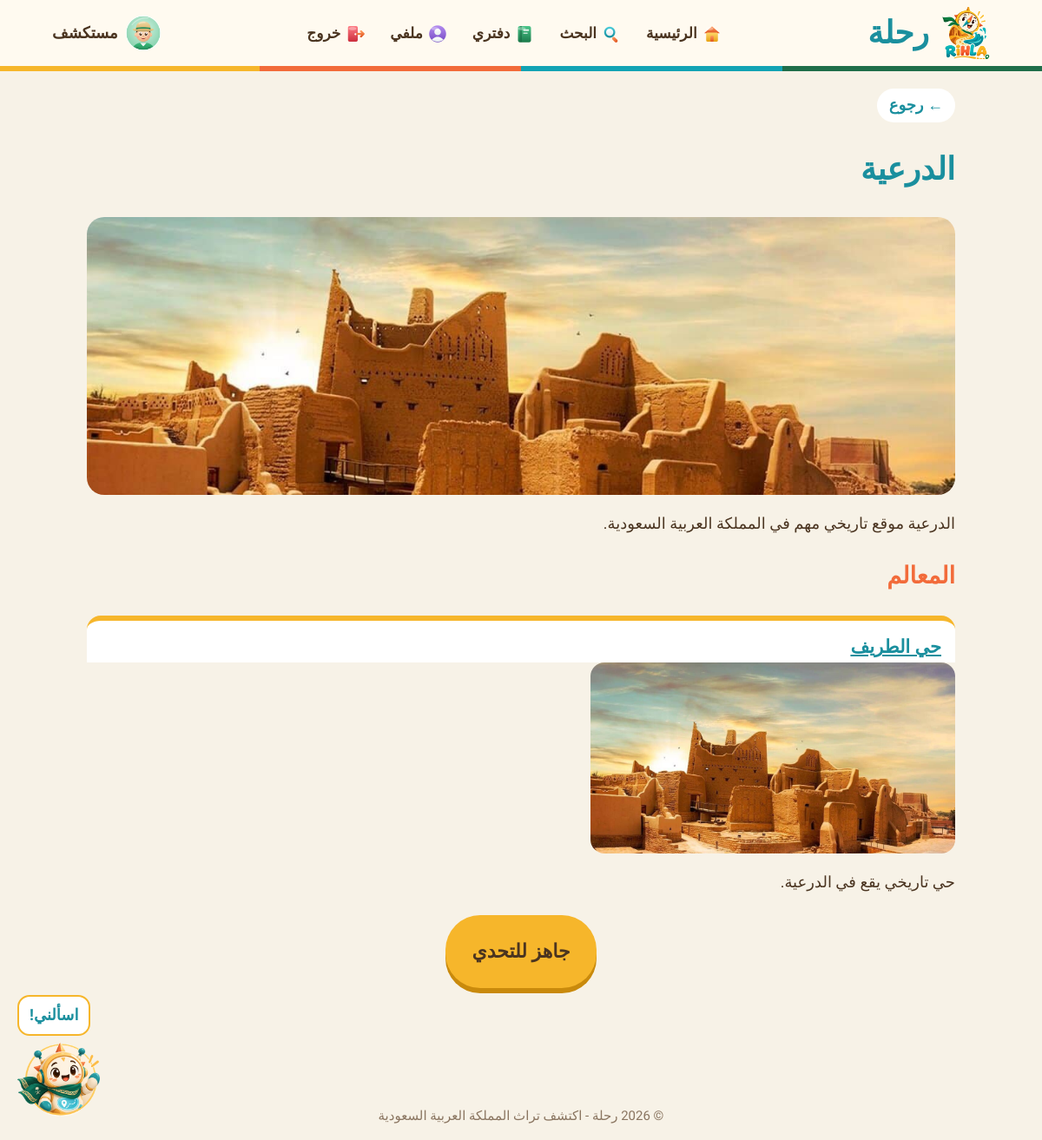
Page /destination.php?id=1 (signed in) on the committed database.
### tables this page shows
CREATE TABLE `child` (
  `userID` int(11) NOT NULL,
  `displayName` varchar(30) NOT NULL,
  `avatar` varchar(50) NOT NULL,
  `totalPoints` int(11) NOT NULL DEFAULT '0'
);

CREATE TABLE `landmark` (
  `landmarkID` int(11) NOT NULL,
  `name` varchar(80) NOT NULL,
  `description` text NOT NULL,
  `imagePath` varchar(255) NOT NULL,
  `status` enum('draft','published','hidden') NOT NULL DEFAULT 'draft',
  `destinationID` int(11) NOT NULL
);

CREATE TABLE `destination` (
  `destinationID` int(11) NOT NULL,
  `name` varchar(50) NOT NULL,
  `description` text NOT NULL,
  `imagePath` varchar(255) NOT NULL,
  `status` enum('draft','published','hidden') NOT NULL DEFAULT 'draft',
  `journeyID` int(11) NOT NULL,
  `adminID` int(11) NOT NULL
);

### data/db.php (called while the page is built)
<?php
$DB_HOST = '127.0.0.1';
$DB_PORT = '8889';
$DB_NAME = 'rihla';
$DB_USER = 'root';
$DB_PASS = 'root';
try {
    $pdo = new PDO('mysql:host=' . $DB_HOST . ';port=' . $DB_PORT . ';dbname=' . $DB_NAME . ';charset=utf8mb4', $DB_USER, $DB_PASS);
    $pdo->setAttribute(PDO::ATTR_ERRMODE, PDO::ERRMODE_EXCEPTION);
    $pdo->setAttribute(PDO::ATTR_DEFAULT_FETCH_MODE, PDO::FETCH_ASSOC);
    $pdo->setAttribute(PDO::ATTR_EMULATE_PREPARES, false);
} catch (PDOException $e) {
    die('لا يمكن الاتصال بقاعدة البيانات: ' . $e->getMessage());
}
function db() {
    global $pdo;
    return $pdo;
}

### data/explorers.php (called while the page is built, shortened)
<?php
require_once __DIR__ . '/db.php';
function findExplorer($childID) {
    $statement = db()->prepare(
        'SELECT c.userID, u.username, c.displayName, c.avatar, c.totalPoints
           FROM child c
           JOIN user u ON u.userID = c.userID
          WHERE c.userID = ?'
    );
    $statement->execute([$childID]);
    $row = $statement->fetch();
    return $row === false ? null : $row;
}
function findVisibleLandmarks($destinationID) {
    $statement = db()->prepare(
        'SELECT l.landmarkID, l.name, l.description, l.imagePath
           FROM landmark l
           JOIN destination d ON d.destinationID = l.destinationID
          WHERE l.destinationID = ?
            AND l.status = \'published\' AND d.status = \'published\'
          ORDER BY l.landmarkID'
    );
    $statement->execute([$destinationID]);
    return $statement->fetchAll();
}

### logic/explorer.php (called while the page is built, shortened)
<?php
require_once __DIR__ . '/../data/explorers.php';
function getAvatars() {
    return [
        'avatar1.png' => 'المستكشف الأخضر',
        'avatar2.png' => 'المستكشف الأزرق',
        'avatar3.png' => 'المستكشف البرتقالي',
        'avatar4.png' => 'المستكشف الأصفر',
        'avatar5.png' => 'المستكشف البنفسجي',
        'avatar6.png' => 'المستكشف الأحمر'
    ];
}
function avatarPath($avatar) {
    return 'assets/images/avatars/' . $avatar;
}
function getVisibleLandmarks($destinationID) {
    return findVisibleLandmarks($destinationID);
}

### data/destinations.php (called while the page is built, shortened)
<?php
require_once __DIR__ . '/db.php';
function readDestinations() {
    $pdo = db();
    $destinations = [];
    $sql = 'SELECT d.destinationID, d.name, d.description, d.imagePath, d.status, j.type
              FROM destination d
              JOIN journey j ON d.journeyID = j.journeyID
             ORDER BY d.destinationID';
    foreach ($pdo->query($sql) as $row) {
        $destinations[(int)$row['destinationID']] = [
            'name'      => $row['name'],
            'desc'      => $row['description'],
            'imagePath' => $row['imagePath'],
            'journey'   => $row['type'],
            'status'    => $row['status'],
            'landmarks' => []
        ];
    }
    $sql = 'SELECT landmarkID, name, description, imagePath, status, destinationID
              FROM landmark
             ORDER BY landmarkID';
    foreach ($pdo->query($sql) as $row) {
        $id = (int)$row['destinationID'];
        if (isset($destinations[$id])) {
            $destinations[$id]['landmarks'][] = [
                'landmarkID' => (int)$row['landmarkID'],
                'name'       => $row['name'],
                'desc'       => $row['description'],
                'imagePath'  => $row['imagePath'],
                'status'     => $row['status']
            ];
        }
    }
    return $destinations;
}

### logic/journeys.php (called while the page is built, shortened)
<?php
require_once __DIR__ . '/../data/destinations.php';
function getAllDestinations() {
    return readDestinations();
}
function getVisibleDestinations() {
    $visible = [];
    foreach (getAllDestinations() as $id => $destination) {
        $landmarks = [];
        foreach ($destination['landmarks'] as $landmark) {
            if ($landmark['status'] === 'published') {
                $landmarks[] = $landmark;
            }
        }
        $destination['landmarks'] = $landmarks;
        $visible[$id] = $destination;
    }
    return $visible;
}
function getDestination($id) {
    $destinations = getVisibleDestinations();
    return $destinations[$id] ?? null;
}

### logic/images.php (called while the page is built, shortened)
<?php
function imageExists($imagePath) {
    return $imagePath !== '' && $imagePath !== null && file_exists(__DIR__ . '/../' . $imagePath);
}

### destination.php (the view, shortened to what this page needs)
<?php
require_once 'logic/journeys.php';
require_once 'logic/explorer.php';
require_once 'logic/images.php';
$id   = (int)($_GET['id'] ?? 0);
$dest = getDestination($id);
$landmarkList = getVisibleLandmarks($id);
?>
<?php include 'views/header.php'; ?>
<a href="destinations.php?journey=<?= $dest['journey'] ?>">← رجوع</a>
<h1><?= e($dest['name']) ?></h1>
<?php if (imageExists($dest['imagePath'])): ?>
  <img class="destination-image" src="<?= e($dest['imagePath']) ?>" alt="<?= e($dest['name']) ?>">
<?php endif; ?>
<p><?= e($dest['desc']) ?></p>
<h2>المعالم</h2>
<?php foreach ($landmarkList as $lm): ?>
  <h3><a href="landmark.php?id=<?= (int)$lm['landmarkID'] ?>"><?= e($lm['name']) ?></a></h3>
  <?php if (imageExists($lm['imagePath'])): ?>
    <a href="landmark.php?id=<?= (int)$lm['landmarkID'] ?>">
      <img class="landmark-thumb" src="<?= e($lm['imagePath']) ?>" alt="<?= e($lm['name']) ?>">
    </a>
  <?php endif; ?>
  <p><?= e($lm['description']) ?></p>
<?php endforeach; ?>
<link rel="stylesheet" href="assets/css/challenge.css">
<div class="kid-actions">
  <a class="kid-btn btn-yellow quiz-start" href="quiz.php?destination=<?= $id ?>&start=1">جاهز للتحدي</a>
</div>
<?php $guideDestinationID = $id; include 'views/guide.php'; ?>
<?php include 'views/footer.php'; ?>

### views/header.php (shortened to what this page needs)
<?php
function e($text) {
    return htmlspecialchars($text ?? '', ENT_QUOTES, 'UTF-8');
}
$role = $_SESSION['role'] ?? '';
$isLoginPage = in_array(basename($_SERVER['PHP_SELF']), ['login.php', 'register.php'], true);
$isAdminView = $role === 'admin' && ($_SESSION['view'] ?? 'admin') === 'admin';
$headerExplorer = null;
if ($role === 'child' && isset($_SESSION['userID'])) {
    require_once __DIR__ . '/../logic/explorer.php';
    $headerExplorer = findExplorer((int)$_SESSION['userID']);
}
?>
<!DOCTYPE html>
<html lang="ar" dir="rtl">
<head>
    <link rel="stylesheet" href="assets/css/style.css">
</head>
<body>
<header <?= $isLoginPage ? 'style="justify-content: flex-start;"' : '' ?>>
    <h1>
        <?php if ($isLoginPage): ?>
            <a style="pointer-events: none; cursor: default;">
                رحلة
            </a>
        <?php else: ?>
            <a href="<?= $isAdminView ? 'admin_dashboard.php' : 'index.php' ?>">
                رحلة
            </a>
        <?php endif; ?>
    </h1>
    <?php if (!$isLoginPage): ?>
        <nav>
            <?php if ($isAdminView): ?>
                <a href="admin_dashboard.php"><img class="nav-icon" src="assets/images/icons/home.png" alt="">الرئيسية</a> |
                <a href="logout.php"><img class="nav-icon" src="assets/images/icons/logout.png" alt="">خروج</a>
            <?php else: ?>
                <a href="index.php"><img class="nav-icon" src="assets/images/icons/home.png" alt="">الرئيسية</a> |
                <a href="search.php"><img class="nav-icon" src="assets/images/icons/search.png" alt="">البحث</a> |
                <?php if ($headerExplorer !== null): ?>
                    <a href="notebook.php"><img class="nav-icon" src="assets/images/icons/notebook.png" alt="">دفتري</a> |
                    <a href="profile.php"><img class="nav-icon" src="assets/images/icons/profile.png" alt="">ملفي</a> |
                <?php endif; ?>
                <?php if ($role === 'child' || $role === 'admin'): ?>
                    <a href="logout.php"><img class="nav-icon" src="assets/images/icons/logout.png" alt="">خروج</a>
                <?php else: ?>
                    <a href="login.php"><img class="nav-icon" src="assets/images/icons/login.png" alt="">دخول</a>
                <?php endif; ?>
            <?php endif; ?>
        </nav>
    <?php endif; ?>
    <?php if ($headerExplorer !== null): ?>
        <a class="header-explorer" href="profile.php"
           style="display:flex;align-items:center;gap:8px;text-decoration:none;font-weight:bold;color:#4a3420;">
            <img src="<?= e(avatarPath($headerExplorer['avatar'])) ?>" alt="" style="width:42px;height:42px;border-radius:50%;">
            <?= e($headerExplorer['displayName']) ?>
        </a>
    <?php endif; ?>
</header>
<main>

### assets/css/style.css (style rules this page uses)
body { margin: 0; font-family: "Tajawal", Tahoma, Arial, sans-serif; font-size: 18px; line-height: 1.7; color: #4a3420; background: #f7f2e7; }
a { color: #1a8f9e; }
header { display: flex; align-items: center; justify-content: space-between; flex-wrap: wrap; gap: 10px; padding: 8px 5%; background: #fffaf0; border-bottom: 6px solid; border-image: linear-gradient(to left, #1f6e4a 25%, #12a3b4 25% 50%, #f26b3a 50% 75%, #f6b62b 75%) 1; }
header h1 { margin: 0; }
header h1 a { display: block; padding-right: 70px; min-height: 60px; line-height: 60px; color: #1a8f9e; text-decoration: none; background: url("../images/rihla-logo.png") no-repeat right center; background-size: 55px; }
nav { font-size: 0; }
nav a { font-size: 17px; font-weight: bold; color: #4a3420; text-decoration: none; padding: 6px 14px; border-radius: 20px; }
main { max-width: 1000px; margin: 0 auto; padding: 20px 16px 120px; }
main h1 { color: #1a8f9e; }
main h2 { color: #f26b3a; }
main > a:first-child { display: inline-block; text-decoration: none; font-weight: bold; background: white; padding: 4px 14px; border-radius: 20px; }
main h3 { margin: 16px 0 0; padding: 12px 16px 0; background: white; color: #1a8f9e; border-top: 6px solid #f6b62b; border-radius: 16px 16px 0 0; }
.nav-icon { width: 24px; height: 24px; margin-left: 5px; vertical-align: middle; }
.destination-image { display: block; width: 100%; max-height: 320px; object-fit: cover; border-radius: 20px; margin: 10px 0; }
.landmark-thumb { display: block; width: 100%; max-width: 420px; height: 220px; object-fit: cover; border-radius: 16px; }

### assets/css/challenge.css (style rules this page uses)
.kid-actions { display: flex; justify-content: center; flex-wrap: wrap; gap: 14px; margin-top: 22px; }
main .kid-btn { display: inline-flex; align-items: center; justify-content: center; gap: 10px; min-height: 60px; padding: 12px 30px; font-family: inherit; font-size: 22px; font-weight: bold; text-decoration: none; color: white; border: none; border-radius: 40px; cursor: pointer; transition: transform 0.15s; }
main .btn-yellow { background: #f6b62b; color: #4a3420; box-shadow: 0 6px 0 #c98a0c; }

### rows in the picture
child: avatar (picture), displayName "مستكشف"
landmark: destinationID.name "الدرعية", destinationID.imagePath (picture), destinationID.description "الدرعية موقع تاريخي مهم في المملكة العربية السعودية."
landmark: name "حي الطريف", imagePath (picture), description "حي تاريخي يقع في الدرعية."
